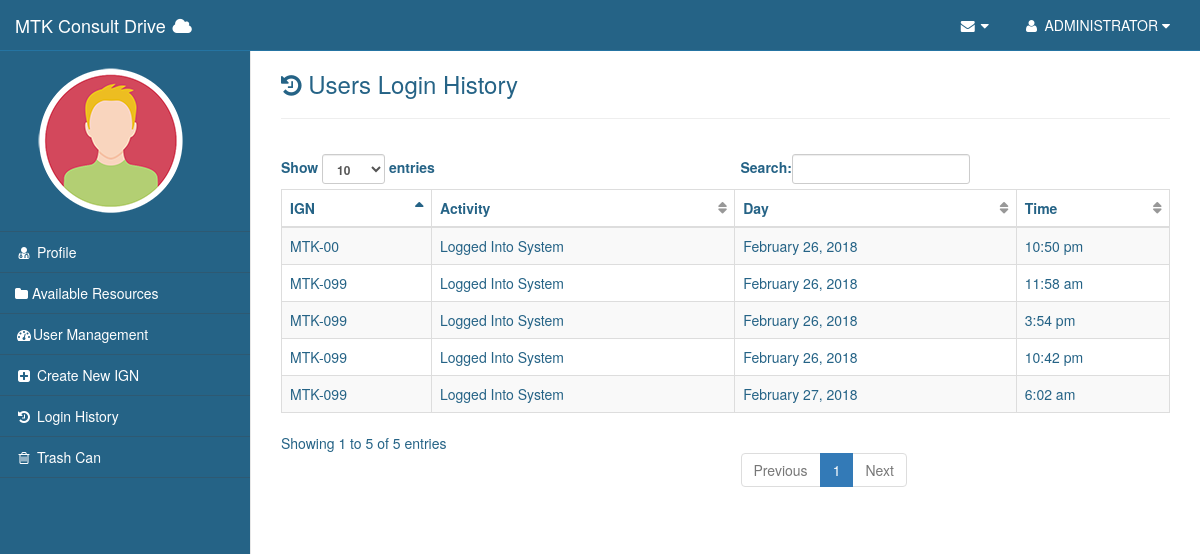
The app's page /home.php?page=history (signed in) with its own data.
### tables this page shows
CREATE TABLE IF NOT EXISTS `activity` (
  `id` int(10) NOT NULL AUTO_INCREMENT,
  `user_id` varchar(10) NOT NULL,
  `activity_title` varchar(225) NOT NULL,
  `activity_time` timestamp NULL DEFAULT CURRENT_TIMESTAMP,
  PRIMARY KEY (`id`)
);

### inc/database.php (called while the page is built, shortened)
<?php
class Database{
	private $connection ;
	public function __construct(){
		try{
		$this->connection = new PDO('mysql:host='.DBHOST.';port='.DBPORT.';dbname='.DBNAME,DBUSER,DBPASS);
		}
		catch(PDOException $e){
			echo "Connection error".$e->getMessage();
		}
	}
	private function query($sql,$array){
            $this->connection->setAttribute(PDO::ATTR_EMULATE_PREPARES,false);
            try{
            $result = $this->connection->prepare($sql);
                if(!$result->execute(array_values($array)))
                {
                }
            }
            catch (Exception $e){
                echo $e->getMessage();
            }
            catch(PDOException $e){
                echo $e->getMessage();
                echo 'fold';
            }
		return $result;
	}
	public function multipleColumn($sql,$array){
           $result = $this->query($sql, $array) ;
           return $result->fetchAll();
	}
}
?>

### pages/history.php (the view, shortened to what this page needs)
<?php
$db = new Database();
$val = $db->multipleColumn("SELECT * FROM `activity` WHERE `user_id` NOT LIKE ?", array($uid));
?>
<div class="row">
<div class="col-lg-12">
        <h3><i class="fa fa-history"> </i> Users Login History</h3>
        <hr class="divider">
    <div class="panel-body">
        <div class="row">
            <div class="dataTable_wrapper">
                                <table class="table table-striped table-bordered table-hover" id="dataTables-example">
                                    <thead>
                                        <tr>
                                            <th>IGN</th>
                                            <th>Activity </th>
                                            <th>Day</th>
                                            <th>Time</th>
                                        </tr>
                                    </thead>
                                    <tbody>
                                        <?php
                                            foreach($val as $key=>$value){
                                                echo '<tr> <td>'.$value['user_id'].'</td><td>'.$value['activity_title'].'</td><td>'
                                                        .date("F j, Y", strtotime($value["activity_time"])).'</td><td>'.date("g:i a", strtotime($value["activity_time"])).'</td>';
                                            }
                                        ?>
                                    </tbody>
                                </table>
                            </div>
                  </div>
    </div>
</div>
</div>

### css/sb-admin-2.css (style rules this page uses)
body { background-color: #f8f8f8; }
table.dataTable thead .sorting, table.dataTable thead .sorting_asc, table.dataTable thead .sorting_desc, table.dataTable thead .sorting_asc_disabled, table.dataTable thead .sorting_desc_disabled { background: 0 0; }
table.dataTable thead .sorting_asc:after { content: "\f0de"; float: right; font-family: fontawesome; }
table.dataTable thead .sorting:after { content: "\f0dc"; float: right; font-family: fontawesome; color: rgba(50,50,50,.5); }

### css/style.css (style rules this page uses)
body { background-color:#256386; color: #256386; }

### records on screen
activity: user "MTK-099", activity_title "Logged Into System", activity_time "February 26, 2018", activity_time "11:58 am"
activity: user "MTK-099", activity_title "Logged Into System", activity_time "February 26, 2018", activity_time "3:54 pm"
activity: user "MTK-099", activity_title "Logged Into System", activity_time "February 26, 2018", activity_time "10:42 pm"
activity: user "MTK-00", activity_title "Logged Into System", activity_time "February 26, 2018", activity_time "10:50 pm"
activity: user "MTK-099", activity_title "Logged Into System", activity_time "February 27, 2018", activity_time "6:02 am"

### other values on screen
$uname "ADMINISTRATOR"
